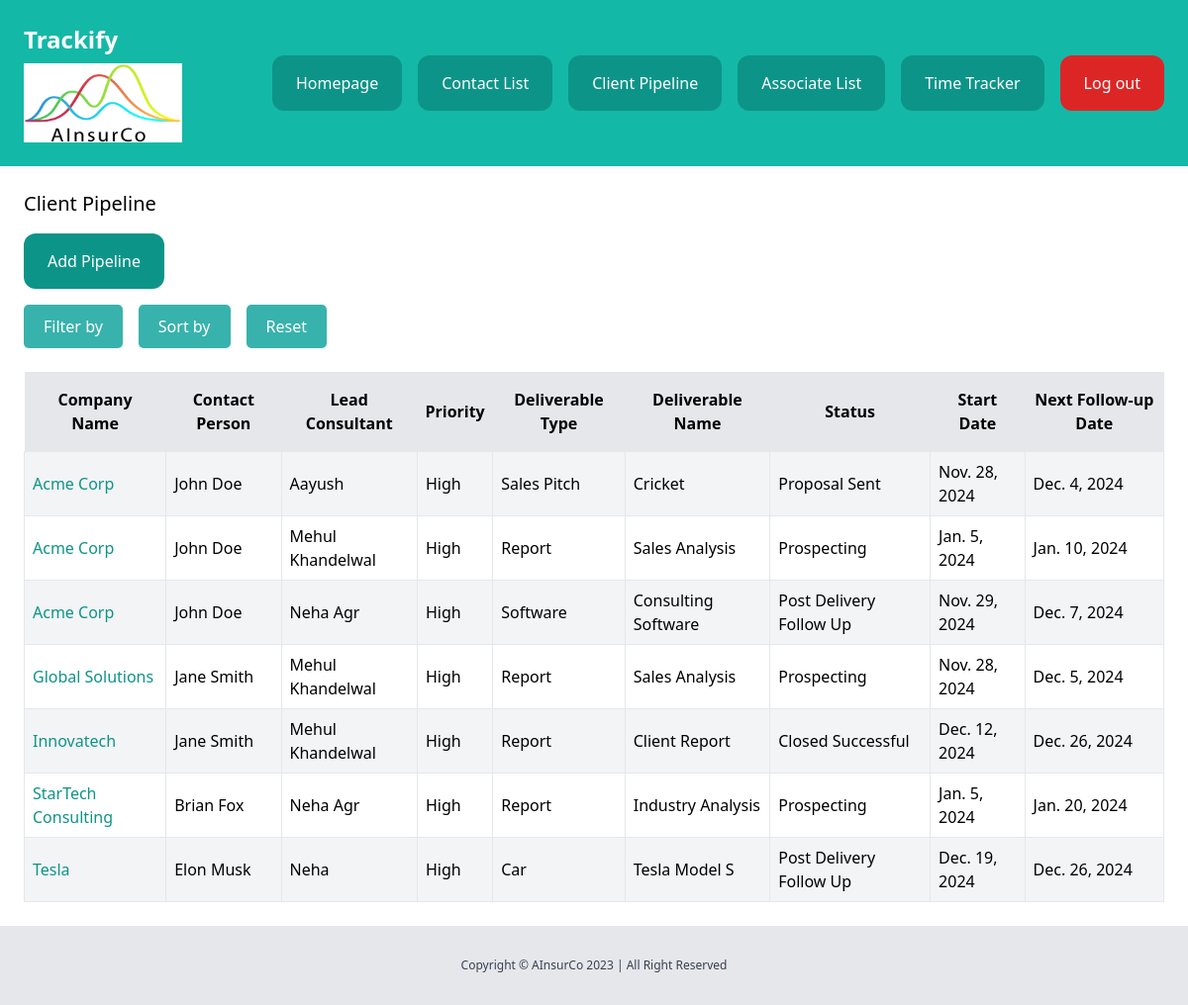
/dashboard/clients/?priority=high (signed in), run on the app's committed database.
### client/models.py (models this page shows, shortened)
class CLient(models.Model):
    LOW = 'low'
    MEDIUM = 'medium'
    HIGH = 'high'
    CHOICES_PRIORITY = (
        (LOW, 'Low'),
        (MEDIUM, 'Medium'),
        (HIGH, 'High'),
    )
    INACTIVE = 'inactive'
    PROSPECTING = 'prospecting'
    CONTACTED = 'contacted'
    PROPOSAL_SENT = 'proposal_sent'
    ACTIVE = 'active'
    ON_HOLD = 'on_hold'
    DELIVERED = 'delivered'
    POST_DEL = 'post_delivery_follow_up'
    CLOSED_SUCCESSFUL = 'closed_successful'
    CLOSED_UNSUCCESSFUL = 'closed_unsuccessful'
    CHOICES_STATUS = (
        (INACTIVE, 'Inactive'),
        (PROSPECTING, 'Prospecting'),
        (CONTACTED, 'Contacted'),
        (PROPOSAL_SENT, 'Proposal Sent'),
        (ACTIVE, 'Active'),
        (ON_HOLD, 'On Hold'),
        (DELIVERED, 'Delivered'),
        (POST_DEL, 'Post Delivery Follow Up'),
        (CLOSED_SUCCESSFUL, 'Closed Successful'),
        (CLOSED_UNSUCCESSFUL, 'Closed Unsuccessful'),
    )
    company = models.CharField(max_length=255)
    contact_person = models.CharField(max_length=255)
    lead_consultant = models.CharField(max_length=255)
    priority = models.CharField(max_length=20, choices=CHOICES_PRIORITY, default=MEDIUM)
    deliverable_type = models.CharField(max_length=255)
    deliverable_name = models.CharField(max_length=255)
    status = models.CharField(max_length=30, choices=CHOICES_STATUS, default=INACTIVE)
    feedback = models.TextField(blank=True, null=True)
    start_date = models.DateField()
    next_followup = models.DateField()
    created_by = models.ForeignKey(User, related_name='clients', on_delete=models.CASCADE)

### client/views.py (the view)
# urls.py: path('', views.clients_list, name='clients_list'),
@login_required
def clients_list(request):
    clients = CLient.objects.all()
    companies = CLient.objects.values_list('company', flat=True).distinct()
    contact_people = CLient.objects.values_list('contact_person', flat=True).distinct()
    consultants = CLient.objects.values_list('lead_consultant', flat=True).distinct()
    priorities = CLient.objects.values_list('priority', flat=True).distinct()
    deliverable_types = CLient.objects.values_list('deliverable_type', flat=True).distinct()
    statuses = CLient.objects.values_list('status', flat=True).distinct()
    if 'company' in request.GET:
        clients = clients.filter(company=request.GET['company'])
    if 'contact_person' in request.GET:
        clients = clients.filter(contact_person=request.GET['contact_person'])
    if 'lead_consultant' in request.GET:
        clients = clients.filter(lead_consultant=request.GET['lead_consultant'])
    if 'priority' in request.GET:
        clients = clients.filter(priority=request.GET['priority'])
    if 'deliverable_type' in request.GET:
        clients = clients.filter(deliverable_type=request.GET['deliverable_type'])
    if 'status' in request.GET:
        clients = clients.filter(status=request.GET['status'])
    sort_by = request.GET.get('sort_by', 'company')
    clients = clients.order_by(sort_by)
    return render(request, 'client/clients_list.html', {
        'clients': clients,
        'companies': companies,
        'contact_people': contact_people,
        'consultants': consultants,
        'priorities': priorities,
        'deliverable_types': deliverable_types,
        'statuses': statuses,
    })

### core/context_processors.py (called while the page is built)
def is_cofounder(request):
    if request.user.is_authenticated:
        return {'is_cofounder': request.user.groups.filter(name="Co-Founders").exists()}
    return {'is_cofounder': False}

### client/templates/client/clients_list.html (shortened to what this page needs)
{% extends 'core/base.html' %}
{% load static %}
{% block content %}
<div class="py-6 px-6">
    <h1 class="mb-4 text-xl">Client Pipeline</h1>
    <a href="{% url 'add_client' %}" class="inline-block py-4 px-6 bg-teal-600 rounded-xl text-white">Add Pipeline</a>
    <div class="flex items-center space-x-4 mt-4 mb-6">
        <div class="relative dropdown">
            <button class="dropdown-button">Filter by</button>
        </div>
        <div class="relative dropdown">
            <button class="dropdown-button">Sort by</button>
        </div>
        <a href="{% url 'clients_list' %}" class="dropdown-button bg-teal-600">Reset</a>
    </div>
    <div class="mt-6">
        <table class="min-w-full bg-white">
            <thead>
                <tr>
                    <th class="py-4 px-2 bg-gray-200 font-semibold">Company Name</th>
                    <th class="py-4 px-2 bg-gray-200 font-semibold">Contact Person</th>
                    <th class="py-4 px-2 bg-gray-200 font-semibold">Lead Consultant</th>
                    <th class="py-4 px-2 bg-gray-200 font-semibold">Priority</th>
                    <th class="py-4 px-2 bg-gray-200 font-semibold">Deliverable Type</th>
                    <th class="py-4 px-2 bg-gray-200 font-semibold">Deliverable Name</th>
                    <th class="py-4 px-2 bg-gray-200 font-semibold">Status</th>
                    <th class="py-4 px-2 bg-gray-200 font-semibold">Start Date</th>
                    <th class="py-4 px-2 bg-gray-200 font-semibold">Next Follow-up Date</th>
                </tr>
            </thead>
            <tbody>
                {% for client in clients %}
                <tr class="{% cycle 'bg-gray-100' '' %}">
                    <td class="py-2 px-2 border">
                        <a href="{% url 'clients_edit' client.id %}" class="text-teal-600 hover:underline">{{ client.company }}</a>
                    </td>
                    <td class="py-2 px-2 border">{{ client.contact_person }}</td>
                    <td class="py-2 px-2 border">{{ client.lead_consultant }}</td>
                    <td class="py-2 px-2 border">{{ client.get_priority_display }}</td>
                    <td class="py-2 px-2 border">{{ client.deliverable_type }}</td>
                    <td class="py-2 px-2 border">{{ client.deliverable_name }}</td>
                    <td class="py-2 px-2 border">{{ client.get_status_display }}</td>
                    <td class="py-2 px-2 border">{{ client.start_date }}</td>
                    <td class="py-2 px-2 border">{{ client.next_followup }}</td>
                </tr>
                {% endfor %}
            </tbody>
        </table>
    </div>
</div>
{% endblock %}

### client/templates/client/clients_list.html (style rules this page uses)
.dropdown-button { padding: 10px 20px; background-color: #38b2ac; color: white; border: none; cursor: pointer; border-radius: 5px; }
.dropdown { position: relative; display: inline-block; }

### data on the page
CLient: company "Acme Corp", contact_person "John Doe", lead_consultant "Aayush", priority "High", deliverable_type "Sales Pitch", deliverable_name "Cricket", status "Proposal Sent", start_date "Nov. 28, 2024", next_followup "Dec. 4, 2024"
CLient: company "Acme Corp", contact_person "John Doe", lead_consultant "Mehul Khandelwal", priority "High", deliverable_type "Report", deliverable_name "Sales Analysis", status "Prospecting", start_date "Jan. 5, 2024", next_followup "Jan. 10, 2024"
CLient: company "Acme Corp", contact_person "John Doe", lead_consultant "Neha Agr", priority "High", deliverable_type "Software", deliverable_name "Consulting Software", status "Post Delivery Follow Up", start_date "Nov. 29, 2024", next_followup "Dec. 7, 2024"
CLient: company "Global Solutions", contact_person "Jane Smith", lead_consultant "Mehul Khandelwal", priority "High", deliverable_type "Report", deliverable_name "Sales Analysis", status "Prospecting", start_date "Nov. 28, 2024", next_followup "Dec. 5, 2024"
CLient: company "Innovatech", contact_person "Jane Smith", lead_consultant "Mehul Khandelwal", priority "High", deliverable_type "Report", deliverable_name "Client Report", status "Closed Successful", start_date "Dec. 12, 2024", next_followup "Dec. 26, 2024"
CLient: company "StarTech Consulting", contact_person "Brian Fox", lead_consultant "Neha Agr", priority "High", deliverable_type "Report", deliverable_name "Industry Analysis", status "Prospecting", start_date "Jan. 5, 2024", next_followup "Jan. 20, 2024"
CLient: company "Tesla", contact_person "Elon Musk", lead_consultant "Neha", priority "High", deliverable_type "Car", deliverable_name "Tesla Model S", status "Post Delivery Follow Up", start_date "Dec. 19, 2024", next_followup "Dec. 26, 2024"
